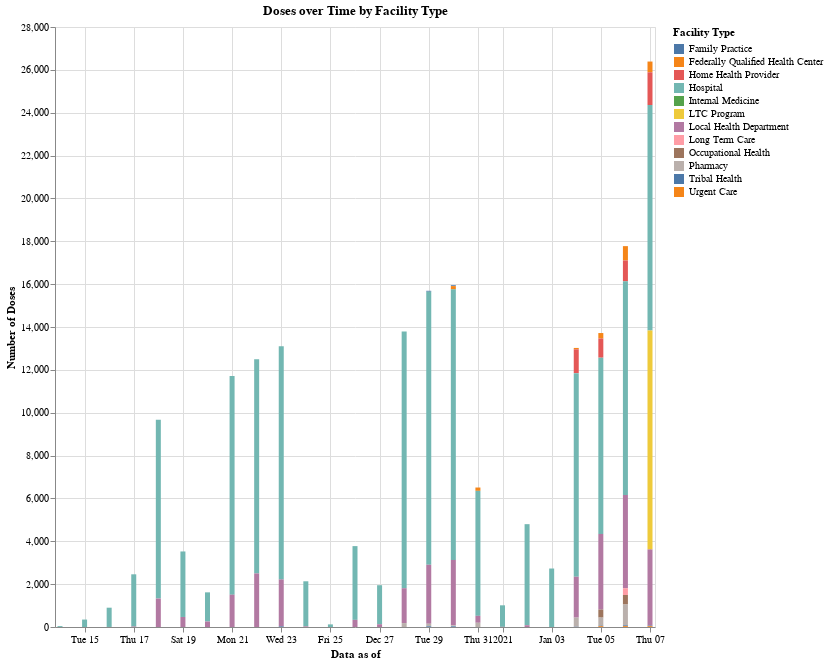

Source (notebook cell):
### Code cell
df2 = df_doses.groupby(['Data as of', 'Facility Type']).sum().reset_index()

alt.Chart(df2).mark_bar().encode(
    x='Data as of',
    y='Number of Doses',
    color='Facility Type'
).properties( width=600, height=600, title="Doses over Time by Facility Type")

### Figure 1 — Vega-Lite specification as saved in the notebook (floating-point values rounded to 4 significant figures)
{"config": {"view": {"continuousWidth": 400, "continuousHeight": 300}}, "data": {"name": "data-4064c1b51421a5d5b8c01c8283b30099"}, "mark": "bar", "encoding": {"color": {"type": "nominal", "field": "Facility Type"}, "x": {"type": "temporal", "field": "Data as of"}, "y": {"type": "quantitative", "field": "Number of Doses"}}, "height": 600, "title": "Doses over Time by Facility Type", "width": 600, "$schema": "https://vega.github.io/schema/vega-lite/v4.8.1.json", "datasets": {"data-4064c1b51421a5d5b8c01c8283b30099": [{"Data as of": "2020-12-14T00:00:00", "Facility Type": "Hospital", "Week": 1122, "Year": 44440, "Number of Doses": 42}, {"Data as of": "2020-12-14T00:00:00", "Facility Type": "Internal Medicine", "Week": 51, "Year": 2020, "Number of Doses": 1}, {"Data as of": "2020-12-14T00:00:00", "Facility Type": "Local Health Department", "Week": 51, "Year": 2020, "Number of Doses": 1}, {"Data as of": "2020-12-15T00:00:00", "Facility Type": "Hospital", "Week": 1071, "Year": 42420, "Number of Doses": 347}, {"Data as of": "2020-12-16T00:00:00", "Facility Type": "Federally Qualified Health Center", "Week": 51, "Year": 2020, "Number of Doses": 1}, {"Data as of": "2020-12-16T00:00:00", "Facility Type": "Hospital", "Week": 2754, "Year": 109080, "Number of Doses": 899}, {"Data as of": "2020-12-16T00:00:00", "Facility Type": "Local Health Department", "Week": 51, "Year": 2020, "Number of Doses": 2}, {"Data as of": "2020-12-17T00:00:00", "Facility Type": "Hospital", "Week": 3927, "Year": 155540, "Number of Doses": 2437}, {"Data as of": "2020-12-17T00:00:00", "Facility Type": "Local Health Department", "Week": 255, "Year": 10100, "Number of Doses": 22}, {"Data as of": "2020-12-18T00:00:00", "Facility Type": "Hospital", "Week": 4335, "Year": 171700, "Number of Doses": 8342}, {"Data as of": "2020-12-18T00:00:00", "Facility Type": "Local Health Department", "Week": 2805, "Year": 111100, "Number of Doses": 1329}, {"Data as of": "2020-12-19T00:00:00", "Facility Type": "Hospital", "Week": 3570, "Year": 141400, "Number of Doses": 3057}, {"Data as of": "2020-12-19T00:00:00", "Facility Type": "Local Health Department", "Week": 1581, "Year": 62620, "Number of Doses": 468}, {"Data as of": "2020-12-20T00:00:00", "Facility Type": "Hospital", "Week": 2704, "Year": 105040, "Number of Doses": 1361}, {"Data as of": "2020-12-20T00:00:00", "Facility Type": "Local Health Department", "Week": 1300, "Year": 50500, "Number of Doses": 256}, {"Data as of": "2020-12-21T00:00:00", "Facility Type": "Hospital", "Week": 4472, "Year": 173720, "Number of Doses": 10206}, {"Data as of": "2020-12-21T00:00:00", "Facility Type": "Local Health Department", "Week": 2808, "Year": 109080, "Number of Doses": 1507}, {"Data as of": "2020-12-21T00:00:00", "Facility Type": "Tribal Health", "Week": 52, "Year": 2020, "Number of Doses": 1}, {"Data as of": "2020-12-22T00:00:00", "Facility Type": "Hospital", "Week": 4732, "Year": 183820, "Number of Doses": 9994}, {"Data as of": "2020-12-22T00:00:00", "Facility Type": "Local Health Department", "Week": 4628, "Year": 179780, "Number of Doses": 2498}, {"Data as of": "2020-12-22T00:00:00", "Facility Type": "Pharmacy", "Week": 52, "Year": 2020, "Number of Doses": 1}, {"Data as of": "2020-12-23T00:00:00", "Facility Type": "Federally Qualified Health Center", "Week": 52, "Year": 2020, "Number of Doses": 1}, {"Data as of": "2020-12-23T00:00:00", "Facility Type": "Hospital", "Week": 6708, "Year": 260580, "Number of Doses": 10884}, {"Data as of": "2020-12-23T00:00:00", "Facility Type": "Local Health Department", "Week": 5148, "Year": 199980, "Number of Doses": 2190}, {"Data as of": "2020-12-23T00:00:00", "Facility Type": "Tribal Health", "Week": 468, "Year": 18180, "Number of Doses": 29}, {"Data as of": "2020-12-24T00:00:00", "Facility Type": "Hospital", "Week": 4524, "Year": 175740, "Number of Doses": 2106}, {"Data as of": "2020-12-24T00:00:00", "Facility Type": "Local Health Department", "Week": 260, "Year": 10100, "Number of Doses": 27}, {"Data as of": "2020-12-25T00:00:00", "Facility Type": "Hospital", "Week": 624, "Year": 24240, "Number of Doses": 122}, {"Data as of": "2020-12-26T00:00:00", "Facility Type": "Hospital", "Week": 4264, "Year": 165640, "Number of Doses": 3442}, {"Data as of": "2020-12-26T00:00:00", "Facility Type": "Local Health Department", "Week": 1352, "Year": 52520, "Number of Doses": 333}, {"Data as of": "2020-12-27T00:00:00", "Facility Type": "Hospital", "Week": 3180, "Year": 121200, "Number of Doses": 1821}, {"Data as of": "2020-12-27T00:00:00", "Facility Type": "Local Health Department", "Week": 424, "Year": 16160, "Number of Doses": 129}, {"Data as of": "2020-12-28T00:00:00", "Facility Type": "Hospital", "Week": 7950, "Year": 303000, "Number of Doses": 11977}, {"Data as of": "2020-12-28T00:00:00", "Facility Type": "Local Health Department", "Week": 5300, "Year": 202000, "Number of Doses": 1627}, {"Data as of": "2020-12-28T00:00:00", "Facility Type": "Pharmacy", "Week": 742, "Year": 28280, "Number of Doses": 183}, {"Data as of": "2020-12-29T00:00:00", "Facility Type": "Family Practice", "Week": 265, "Year": 10100, "Number of Doses": 41}, {"Data as of": "2020-12-29T00:00:00", "Facility Type": "Hospital", "Week": 8268, "Year": 315120, "Number of Doses": 12743}, {"Data as of": "2020-12-29T00:00:00", "Facility Type": "Local Health Department", "Week": 5989, "Year": 228260, "Number of Doses": 2754}, {"Data as of": "2020-12-29T00:00:00", "Facility Type": "Pharmacy", "Week": 530, "Year": 20200, "Number of Doses": 121}, {"Data as of": "2020-12-29T00:00:00", "Facility Type": "Tribal Health", "Week": 212, "Year": 8080, "Number of Doses": 30}, {"Data as of": "2020-12-30T00:00:00", "Facility Type": "Family Practice", "Week": 212, "Year": 8080, "Number of Doses": 41}, {"Data as of": "2020-12-30T00:00:00", "Facility Type": "Federally Qualified Health Center", "Week": 530, "Year": 20200, "Number of Doses": 153}, {"Data as of": "2020-12-30T00:00:00", "Facility Type": "Hospital", "Week": 7632, "Year": 290880, "Number of Doses": 12625}, {"Data as of": "2020-12-30T00:00:00", "Facility Type": "Local Health Department", "Week": 5830, "Year": 222200, "Number of Doses": 3053}, {"Data as of": "2020-12-30T00:00:00", "Facility Type": "Pharmacy", "Week": 318, "Year": 12120, "Number of Doses": 48}, {"Data as of": "2020-12-30T00:00:00", "Facility Type": "Tribal Health", "Week": 424, "Year": 16160, "Number of Doses": 30}, {"Data as of": "2020-12-31T00:00:00", "Facility Type": "Federally Qualified Health Center", "Week": 954, "Year": 36360, "Number of Doses": 155}, {"Data as of": "2020-12-31T00:00:00", "Facility Type": "Hospital", "Week": 5671, "Year": 216140, "Number of Doses": 5833}, {"Data as of": "2020-12-31T00:00:00", "Facility Type": "Local Health Department", "Week": 2173, "Year": 82820, "Number of Doses": 324}, {"Data as of": "2020-12-31T00:00:00", "Facility Type": "Pharmacy", "Week": 477, "Year": 18180, "Number of Doses": 197}, {"Data as of": "2021-01-01T00:00:00", "Facility Type": "Hospital", "Week": 1272, "Year": 48504, "Number of Doses": 1005}, {"Data as of": "2021-01-01T00:00:00", "Facility Type": "Local Health Department", "Week": 212, "Year": 8084, "Number of Doses": 7}, {"Data as of": "2021-01-02T00:00:00", "Facility Type": "Hospital", "Week": 5406, "Year": 206142, "Number of Doses": 4716}, {"Data as of": "2021-01-02T00:00:00", "Facility Type": "Local Health Department", "Week": 636, "Year": 24252, "Number of Doses": 83}, {"Data as of": "2021-01-03T00:00:00", "Facility Type": "Hospital", "Week": 91, "Year": 183911, "Number of Doses": 2729}, {"Data as of": "2021-01-04T00:00:00", "Facility Type": "Family Practice", "Week": 1, "Year": 2021, "Number of Doses": 1}, {"Data as of": "2021-01-04T00:00:00", "Facility Type": "Federally Qualified Health Center", "Week": 11, "Year": 22231, "Number of Doses": 65}, {"Data as of": "2021-01-04T00:00:00", "Facility Type": "Home Health Provider", "Week": 21, "Year": 42441, "Number of Doses": 1111}, {"Data as of": "2021-01-04T00:00:00", "Facility Type": "Hospital", "Week": 172, "Year": 347612, "Number of Doses": 9501}, {"Data as of": "2021-01-04T00:00:00", "Facility Type": "Local Health Department", "Week": 99, "Year": 200079, "Number of Doses": 1909}, {"Data as of": "2021-01-04T00:00:00", "Facility Type": "Pharmacy", "Week": 31, "Year": 62651, "Number of Doses": 427}, {"Data as of": "2021-01-04T00:00:00", "Facility Type": "Tribal Health", "Week": 4, "Year": 8084, "Number of Doses": 10}, {"Data as of": "2021-01-05T00:00:00", "Facility Type": "Family Practice", "Week": 3, "Year": 6063, "Number of Doses": 3}, {"Data as of": "2021-01-05T00:00:00", "Facility Type": "Federally Qualified Health Center", "Week": 30, "Year": 60630, "Number of Doses": 257}, {"Data as of": "2021-01-05T00:00:00", "Facility Type": "Home Health Provider", "Week": 24, "Year": 48504, "Number of Doses": 892}, {"Data as of": "2021-01-05T00:00:00", "Facility Type": "Hospital", "Week": 171, "Year": 345591, "Number of Doses": 8226}, {"Data as of": "2021-01-05T00:00:00", "Facility Type": "Local Health Department", "Week": 129, "Year": 260709, "Number of Doses": 3532}, {"Data as of": "2021-01-05T00:00:00", "Facility Type": "Occupational Health", "Week": 41, "Year": 82861, "Number of Doses": 372}, {"Data as of": "2021-01-05T00:00:00", "Facility Type": "Pharmacy", "Week": 28, "Year": 56588, "Number of Doses": 375}, {"Data as of": "2021-01-05T00:00:00", "Facility Type": "Tribal Health", "Week": 4, "Year": 8084, "Number of Doses": 27}, {"Data as of": "2021-01-05T00:00:00", "Facility Type": "Urgent Care", "Week": 8, "Year": 16168, "Number of Doses": 37}, {"Data as of": "2021-01-06T00:00:00", "Facility Type": "Family Practice", "Week": 2, "Year": 4042, "Number of Doses": 3}, {"Data as of": "2021-01-06T00:00:00", "Facility Type": "Federally Qualified Health Center", "Week": 55, "Year": 111155, "Number of Doses": 668}, {"Data as of": "2021-01-06T00:00:00", "Facility Type": "Home Health Provider", "Week": 22, "Year": 44462, "Number of Doses": 973}, {"Data as of": "2021-01-06T00:00:00", "Facility Type": "Hospital", "Week": 203, "Year": 410263, "Number of Doses": 9971}, {"Data as of": "2021-01-06T00:00:00", "Facility Type": "Local Health Department", "Week": 137, "Year": 276877, "Number of Doses": 4352}, {"Data as of": "2021-01-06T00:00:00", "Facility Type": "Long Term Care", "Week": 27, "Year": 54567, "Number of Doses": 316}, {"Data as of": "2021-01-06T00:00:00", "Facility Type": "Occupational Health", "Week": 37, "Year": 74777, "Number of Doses": 445}, {"Data as of": "2021-01-06T00:00:00", "Facility Type": "Pharmacy", "Week": 49, "Year": 99029, "Number of Doses": 970}, {"Data as of": "2021-01-06T00:00:00", "Facility Type": "Tribal Health", "Week": 9, "Year": 18189, "Number of Doses": 38}, {"Data as of": "2021-01-06T00:00:00", "Facility Type": "Urgent Care", "Week": 8, "Year": 16168, "Number of Doses": 40}, {"Data as of": "2021-01-07T00:00:00", "Facility Type": "Federally Qualified Health Center", "Week": 53, "Year": 107113, "Number of Doses": 502}, {"Data as of": "2021-01-07T00:00:00", "Facility Type": "Home Health Provider", "Week": 29, "Year": 58609, "Number of Doses": 1527}, {"Data as of": "2021-01-07T00:00:00", "Facility Type": "Hospital", "Week": 200, "Year": 404200, "Number of Doses": 10525}, {"Data as of": "2021-01-07T00:00:00", "Facility Type": "LTC Program", "Week": 1, "Year": 2021, "Number of Doses": 10215}, {"Data as of": "2021-01-07T00:00:00", "Facility Type": "Local Health Department", "Week": 128, "Year": 258688, "Number of Doses": 3552}, {"Data as of": "2021-01-07T00:00:00", "Facility Type": "Tribal Health", "Week": 5, "Year": 10105, "Number of Doses": 30}, {"Data as of": "2021-01-07T00:00:00", "Facility Type": "Urgent Care", "Week": 8, "Year": 16168, "Number of Doses": 37}]}}
